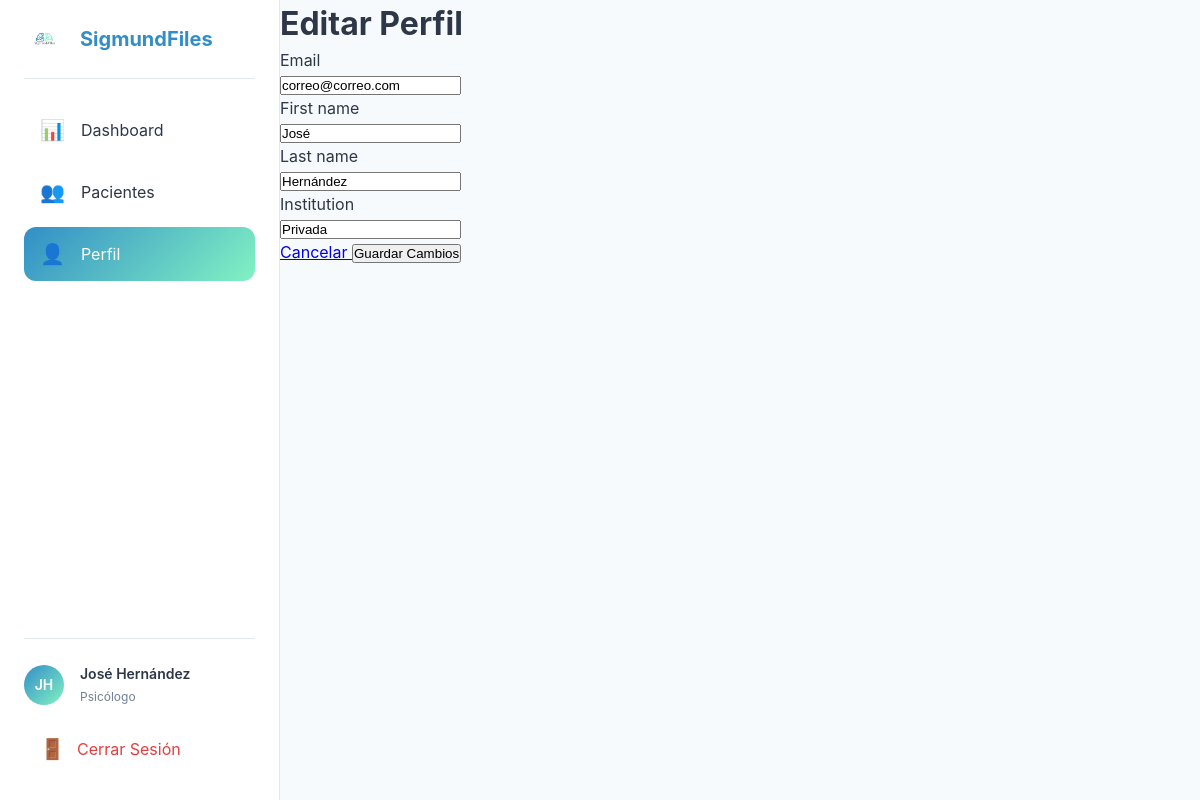
Page /accounts/profile/edit/ (signed in) on the committed database.
### accounts/models.py (models this page shows, shortened)
class Psychologist(AbstractUser):
    professional_license = models.CharField(max_length=50, unique=True)
    institution = models.CharField(max_length=200, blank=True)
    updated_at = models.DateTimeField(auto_now=True)
    history = HistoricalRecords()
    email = models.EmailField(unique=True)
    USERNAME_FIELD = 'email'
    REQUIRED_FIELDS = ['username']  # username sigue siendo requerido por AbstractUser
    class Meta:
        verbose_name = 'Psychologist'
        verbose_name_plural = 'Psychologists'

### accounts/views/profile.py (the view)
# urls.py: path('profile/edit/', profile.ProfileEditView.as_view(), name='profile_edit'),
class ProfileEditView(LoginRequiredMixin, UpdateView):
    model = Psychologist
    form_class = ProfileEditForm
    template_name = 'accounts/profile_edit.html'
    success_url = reverse_lazy('profile')
    def get_object(self):
        return self.request.user

### accounts/forms/profile.py
class ProfileEditForm(forms.ModelForm):
    class Meta:
        model = Psychologist
        fields = ['email', 'first_name', 'last_name', 'institution']
    def __init__(self, *args, **kwargs):
        super().__init__(*args, **kwargs)
        self.fields['email'].required = True
        self.fields['first_name'].required = True
        self.fields['last_name'].required = True

### templates/accounts/profile_edit.html (shortened to what this page needs)
{% extends "base_dashboard.html" %}
{% block content %}
<div class="bg-white shadow rounded-lg p-6">
    <h1 class="text-2xl font-bold mb-6">Editar Perfil</h1>
    <form method="POST" class="space-y-6">
        {% for field in form %}
        <div>
            <label for="{{ field.id_for_label }}" class="block text-sm font-medium text-gray-700">
                {{ field.label }}
            </label>
            <div class="mt-1">
                {{ field }}
            </div>
        </div>
        {% endfor %}
        <div class="flex justify-end space-x-4">
            <a href="{% url 'profile' %}" class="bg-gray-200 text-gray-700 px-4 py-2 rounded-md hover:bg-gray-300">
                Cancelar
            </a>
            <button type="submit" class="bg-indigo-600 text-white px-4 py-2 rounded-md hover:bg-indigo-700">
                Guardar Cambios
            </button>
        </div>
    </form>
</div>
{% endblock %}

### templates/base_dashboard.html (shortened to what this page needs)
<!DOCTYPE html>
<html lang="es">
<head>
    {% load static %}
    <link rel="stylesheet" href="{% static 'css/base.css' %}">
    <link rel="stylesheet" href="{% static 'css/components/buttons.css' %}">
    <link rel="stylesheet" href="{% static 'css/components/forms.css' %}">
    <link rel="stylesheet" href="{% static 'css/components/mobile-nav.css' %}">
    <link rel="stylesheet" href="{% static 'css/sidebar.css' %}">
    <link rel="stylesheet" href="{% static 'css/profile.css' %}">
    <link rel="stylesheet" href="{% static 'css/patients/detail.css' %}">
    <link rel="stylesheet" href="{% static 'css/patients/list.css' %}">
    <link rel="stylesheet" href="{% static 'css/components/loading.css' %}">
    <link rel="stylesheet" href="{% static 'css/patients/notes/notes.css' %}">
</head>
<body>
    <div class="layout has-sidebar">
        <aside class="sidebar" id="sidebar">
            <div class="sidebar-header">
                <img src="{% static 'img/logo.png' %}" alt="SigmundFiles Logo" class="sidebar-logo">
                <h1>SigmundFiles</h1>
            </div>
            <nav class="sidebar-nav">
                <a href="{% url 'dashboard' %}" class="nav-item {% if request.resolver_match.url_name == 'dashboard' %}active{% endif %}">
                    <span class="nav-icon">📊</span>
                    <span>Dashboard</span>
                </a>
                <a href="{% url 'patient_list' %}" class="nav-item {% if 'patient' in request.resolver_match.url_name %}active{% endif %}">
                    <span class="nav-icon">👥</span>
                    <span>Pacientes</span>
                </a>
                <a href="{% url 'profile' %}" class="nav-item {% if 'profile' in request.resolver_match.url_name %}active{% endif %}">
                    <span class="nav-icon">👤</span>
                    <span>Perfil</span>
                </a>
            </nav>
            <div class="sidebar-footer">
                <div class="user-info">
                    <div class="user-avatar">
                        {{ user.first_name|make_list|first }}{{ user.last_name|make_list|first }}
                    </div>
                    <div class="user-details">
                        <p class="user-name">{{ user.get_full_name }}</p>
                        <p class="user-role">Psicólogo</p>
                    </div>
                </div>
                <a href="{% url 'logout' %}" class="logout-btn">
                    <span class="nav-icon">🚪</span>
                    <span>Cerrar Sesión</span>
                </a>
            </div>
        </aside>
        <main class="main-content">
            {% block content %}{% endblock %}
        </main>
    </div>
</body>
</html>

### static/css/base.css (style rules this page uses)
:root { --primary-blue: #328ec7; --primary-mint: #82f2c2; --text-dark: #2d3748; --text-light: #718096; --white: #ffffff; --error: #e53e3e; --gradient: linear-gradient(135deg, var(--primary-blue) 0%, var(--primary-mint) 100%); --sidebar-width: 280px; }
* { margin: 0; padding: 0; box-sizing: border-box; }
body { font-family: 'Inter', system-ui, -apple-system, sans-serif; color: var(--text-dark); line-height: 1.5; background-color: #f7fafc; min-height: 100vh; }
.layout { min-height: 100vh; display: flex; }
.main-content { flex: 1; min-width: 0; margin-left: var(--sidebar-width); background: #f7fafc; min-height: 100vh; width: calc(100% - var(--sidebar-width)); }

### static/css/sidebar.css (style rules this page uses)
.sidebar { background: var(--white); border-right: 1px solid #e2e8f0; padding: 1.5rem; display: flex; flex-direction: column; position: fixed; width: var(--sidebar-width); height: 100vh; overflow-y: auto; left: 0; top: 0; z-index: 50; transition: transform 0.3s ease; }
.sidebar-header { display: flex; align-items: center; gap: 1rem; padding-bottom: 1.5rem; border-bottom: 1px solid #e2e8f0; margin-bottom: 1.5rem; }
.sidebar-logo { width: 40px; height: auto; }
.sidebar-header h1 { font-size: 1.25rem; font-weight: 700; color: var(--primary-blue); margin: 0; }
.sidebar-nav { flex: 1; display: flex; flex-direction: column; gap: 0.5rem; }
.nav-item { display: flex; align-items: center; gap: 1rem; padding: 0.75rem 1rem; border-radius: 0.75rem; color: var(--text-dark); text-decoration: none; transition: all 0.2s ease; }
.nav-item.active { background: var(--gradient); color: var(--white); }
.nav-icon { font-size: 1.25rem; }
.sidebar-footer { padding-top: 1.5rem; border-top: 1px solid #e2e8f0; margin-top: auto; }
.user-info { display: flex; align-items: center; gap: 1rem; margin-bottom: 1rem; }
.user-avatar { width: 40px; height: 40px; border-radius: 50%; background: var(--gradient); display: flex; align-items: center; justify-content: center; color: var(--white); font-weight: 600; font-size: 0.875rem; }
.user-details { flex: 1; min-width: 0; }
.user-name { font-weight: 600; color: var(--text-dark); font-size: 0.875rem; margin: 0; white-space: nowrap; overflow: hidden; text-overflow: ellipsis; }
.user-role { color: var(--text-light); font-size: 0.75rem; margin: 0.25rem 0 0 0; }
.logout-btn { display: flex; align-items: center; gap: 0.75rem; padding: 0.75rem 1rem; border-radius: 0.75rem; color: #e53e3e; text-decoration: none; transition: all 0.2s ease; margin-top: 0.5rem; }

### rows in the picture
Psychologist: first_name|make_list "J", last_name|make_list "H", get_full_name "José Hernández", form "correo@correo.com" "José" "Hernández" "Privada"

### other values in the picture
{{ field.label }} "Email" "First name" "Last name" "Institution"
